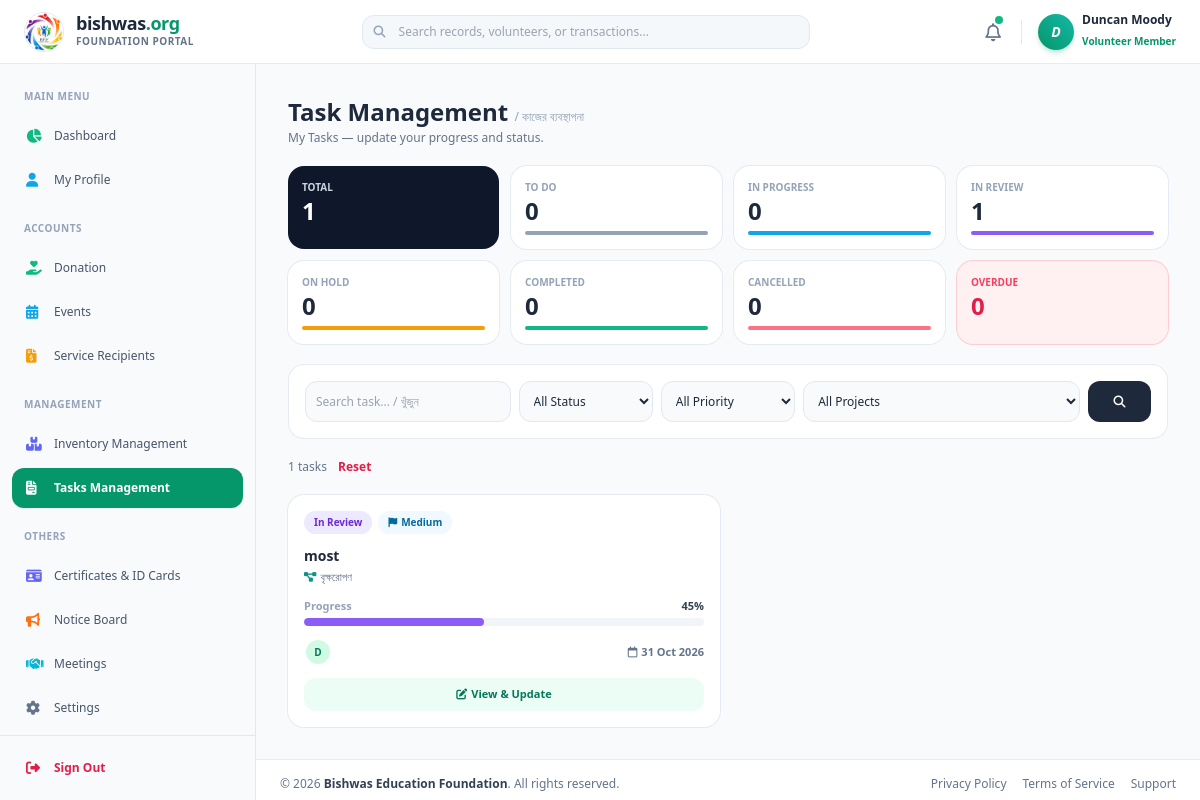
/portal/index.php?page=tasks (signed in), run on the app's committed database.
### tables this page shows
CREATE TABLE `branding_settings` (
  `id` int(11) NOT NULL DEFAULT 1,
  `site_title` varchar(255) DEFAULT 'Bishwas Education Foundation',
  `site_logo` varchar(255) DEFAULT 'public/assets/logo_BG.png',
  `favicon_icon` varchar(255) DEFAULT 'public/assets/logo.png'
);

CREATE TABLE `task_updates` (
  `id` int(10) UNSIGNED NOT NULL,
  `task_id` int(10) UNSIGNED NOT NULL,
  `user_id` int(11) DEFAULT NULL,
  `status` varchar(20) NOT NULL DEFAULT '',
  `progress` tinyint(3) UNSIGNED NOT NULL DEFAULT 0,
  `note` varchar(500) NOT NULL DEFAULT '',
  `created_at` timestamp NOT NULL DEFAULT current_timestamp()
);

CREATE TABLE `users` (
  `id` int(11) NOT NULL,
  `photo` varchar(255) DEFAULT NULL,
  `member_name` varchar(150) NOT NULL,
  `mother_name` varchar(150) NOT NULL DEFAULT '',
  `father_husband_name` varchar(150) NOT NULL DEFAULT '',
  `dob` date DEFAULT NULL,
  `gender` varchar(20) NOT NULL DEFAULT '',
  `id_type` varchar(30) DEFAULT NULL,
  `id_number` varchar(50) DEFAULT NULL,
  `qualification` varchar(150) DEFAULT NULL,
  `mobile_no` varchar(20) NOT NULL,
  `email` varchar(150) DEFAULT NULL,
  `present_address` text DEFAULT NULL,
  `permanent_address` text DEFAULT NULL,
  `other_info` varchar(255) DEFAULT NULL,
  `user_type` enum('Admin','General Member','Associate Member','Life Member','Volunteer Member') DEFAULT 'General Member',
  `status` enum('Active','Pending') NOT NULL DEFAULT 'Pending',
  `password` varchar(32) NOT NULL DEFAULT '827ccb0eea8a706c4c34a16891f84e7b',
  `created_at` timestamp NOT NULL DEFAULT current_timestamp()
);

CREATE TABLE `tasks` (
  `id` int(10) UNSIGNED NOT NULL,
  `title` varchar(200) NOT NULL,
  `description` text DEFAULT NULL,
  `project_id` int(11) DEFAULT NULL,
  `priority` enum('Low','Medium','High','Urgent') NOT NULL DEFAULT 'Medium',
  `status` enum('To Do','In Progress','In Review','On Hold','Completed','Cancelled') NOT NULL DEFAULT 'To Do',
  `progress` tinyint(3) UNSIGNED NOT NULL DEFAULT 0,
  `start_date` date DEFAULT NULL,
  `due_date` date DEFAULT NULL,
  `created_by` int(11) DEFAULT NULL,
  `completed_at` datetime DEFAULT NULL,
  `created_at` timestamp NOT NULL DEFAULT current_timestamp(),
  `updated_at` timestamp NOT NULL DEFAULT current_timestamp() ON UPDATE current_timestamp()
);

CREATE TABLE `activities` (
  `id` int(11) NOT NULL,
  `title` varchar(255) NOT NULL,
  `badge_text` varchar(100) DEFAULT 'নিয়মিত কার্যক্রম',
  `image` varchar(255) NOT NULL,
  `status` enum('active','draft') DEFAULT 'active',
  `description` text NOT NULL,
  `created_at` timestamp NOT NULL DEFAULT current_timestamp()
);

### portal/pages/tasks_management.php (the view, shortened to what the rows shown need)
<?php
if (!function_exists('h')) { function h($s) { return htmlspecialchars((string)$s, ENT_QUOTES, 'UTF-8'); } }
mysqli_set_charset($db, 'utf8mb4');
$me      = (int)($_SESSION['user_id'] ?? $_SESSION['id'] ?? $_SESSION['uid'] ?? $_SESSION['member_id'] ?? 0);
$utype   = $_SESSION['user_type'] ?? '';
if ($me > 0) {
    $ur = mysqli_fetch_row(mysqli_query($db, "SELECT user_type FROM users WHERE id = " . $me . " LIMIT 1"));
    if ($ur) { $utype = $ur[0]; }
}
$isAdmin = ($utype === 'Admin');
$page   = $_GET['page'] ?? 'tasks';
$base   = 'index.php?page=' . urlencode($page);
$member_dir = 'public/uploads/members/';
$STATUS = ['To Do' => 'bg-slate-100 text-slate-700', 'In Progress' => 'bg-sky-100 text-sky-700', 'In Review' => 'bg-violet-100 text-violet-700',
           'On Hold' => 'bg-amber-100 text-amber-700', 'Completed' => 'bg-emerald-100 text-emerald-700', 'Cancelled' => 'bg-rose-100 text-rose-700'];
$BAR    = ['To Do' => 'bg-slate-400', 'In Progress' => 'bg-sky-500', 'In Review' => 'bg-violet-500', 'On Hold' => 'bg-amber-500', 'Completed' => 'bg-emerald-500', 'Cancelled' => 'bg-rose-400'];
$PRIO   = ['Low' => 'bg-slate-100 text-slate-600', 'Medium' => 'bg-sky-50 text-sky-700', 'High' => 'bg-amber-100 text-amber-700', 'Urgent' => 'bg-rose-100 text-rose-700'];
function tk_rows($db, $sql, $t = '', $p = []) {
    $st = mysqli_prepare($db, $sql);
    if ($t !== '') { mysqli_stmt_bind_param($st, $t, ...$p); }
    mysqli_stmt_execute($st);
    $res = mysqli_stmt_get_result($st); $o = [];
    while ($res && $r = mysqli_fetch_assoc($res)) { $o[] = $r; }
    return $o;
}
function tk_photo($f, $dir) { return ($f != '' && is_file($dir . basename($f))) ? $dir . $f : ''; }
$q = trim($_GET['q'] ?? '');
$fs = isset($STATUS[$_GET['status'] ?? '']) ? $_GET['status'] : '';
$fp = isset($PRIO[$_GET['prio'] ?? '']) ? $_GET['prio'] : '';
$fj = (int)($_GET['proj'] ?? 0) ?: '';
$fa = $isAdmin ? ((int)($_GET['who'] ?? 0) ?: '') : '';
$od = (($_GET['due'] ?? '') === 'overdue') ? 'overdue' : '';
$pg = max(1, (int)($_GET['pg'] ?? 1));
function tk_url($o = []) { global $base, $q, $fs, $fp, $fj, $fa, $od; return $base . '&' . http_build_query(array_merge(['q' => $q, 'status' => $fs, 'prio' => $fp, 'proj' => $fj, 'who' => $fa, 'due' => $od], $o)); }
$scope = 'WHERE 1=1'; $st_ = ''; $sp = [];
if (!$isAdmin) { $scope .= " AND t.id IN (SELECT task_id FROM task_assignees WHERE user_id = ?)"; $st_ .= 'i'; $sp[] = $me; }
$w = $scope; $t = $st_; $p = $sp;
$total = (int)(tk_rows($db, "SELECT COUNT(*) c FROM tasks t $w", $t, $p)[0]['c'] ?? 0);
$pages = max(1, (int)ceil($total / 12)); $pg = min($pg, $pages);
$tasks = tk_rows($db, "SELECT t.*, a.title project_title FROM tasks t LEFT JOIN activities a ON a.id = t.project_id $w
                       ORDER BY (t.status IN ('Completed','Cancelled')), FIELD(t.priority,'Urgent','High','Medium','Low'), t.due_date IS NULL, t.due_date, t.id DESC
                       LIMIT 12 OFFSET " . (($pg - 1) * 12), $t, $p);
$ids = array_map('intval', array_column($tasks, 'id')); $in = $ids ? implode(',', $ids) : '0';
$asg = []; $hist = [];
foreach (tk_rows($db, "SELECT ta.task_id, u.id, u.member_name, u.photo FROM task_assignees ta JOIN users u ON u.id = ta.user_id WHERE ta.task_id IN ($in) ORDER BY ta.id") as $r) {
    $asg[$r['task_id']][] = ['id' => (int)$r['id'], 'name' => $r['member_name'], 'photo' => tk_photo($r['photo'], $member_dir)];
}
foreach (tk_rows($db, "SELECT tu.*, u.member_name FROM task_updates tu LEFT JOIN users u ON u.id = tu.user_id WHERE tu.task_id IN ($in) ORDER BY tu.id DESC") as $r) {
    if (count($hist[$r['task_id']] ?? []) < 10) { $hist[$r['task_id']][] = ['by' => $r['member_name'] ?: 'System', 'status' => $r['status'], 'progress' => (int)$r['progress'], 'note' => $r['note'], 'at' => date('d M Y, h:i A', strtotime($r['created_at']))]; }
}
$stat = ['total' => 0, 'over' => 0]; foreach ($STATUS as $k => $_) { $stat[$k] = 0; }
foreach (tk_rows($db, "SELECT t.status, COUNT(*) c FROM tasks t $scope GROUP BY t.status", $st_, $sp) as $r) { $stat[$r['status']] = (int)$r['c']; $stat['total'] += (int)$r['c']; }
$stat['over'] = (int)(tk_rows($db, "SELECT COUNT(*) c FROM tasks t $scope AND t.due_date < CURDATE() AND t.status NOT IN ('Completed','Cancelled')", $st_, $sp)[0]['c'] ?? 0);
$inp = 'w-full p-2.5 bg-slate-50 border border-slate-200 rounded-xl text-xs focus:outline-none focus:border-emerald-500 focus:ring-4 focus:ring-emerald-500/10';
?>
<section class="page-content space-y-5 max-w-7xl mx-auto">
    <div class="flex flex-col sm:flex-row sm:items-center justify-between gap-3">
        <div>
            <h2 class="text-xl sm:text-2xl font-bold text-slate-800">Task Management <small class="text-xs font-medium text-slate-400">/ কাজের ব্যবস্থাপনা</small></h2>
            <p class="text-xs text-slate-500 mt-0.5"><?= $isAdmin ? 'Admin view — create, assign and monitor every task.' : 'My Tasks — update your progress and status.' ?></p>
        </div>
    </div>
    <div class="grid grid-cols-2 sm:grid-cols-4 xl:grid-cols-8 gap-3">
        <a href="<?= h(tk_url(['status' => '', 'due' => '', 'pg' => 1])) ?>" class="p-3.5 bg-slate-900 text-white rounded-2xl"><p class="text-[10px] font-bold uppercase text-slate-300">Total</p><p class="text-2xl font-bold"><?= $stat['total'] ?></p></a>
        <?php foreach ($STATUS as $k => $cls) { ?>
        <a href="<?= h(tk_url(['status' => $k, 'due' => '', 'pg' => 1])) ?>" class="p-3.5 bg-white rounded-2xl ring-1 <?= $fs === $k ? 'ring-2 ring-emerald-500' : 'ring-slate-200/80' ?> hover:shadow-md transition">
            <p class="text-[10px] font-bold uppercase text-slate-400 truncate"><?= $k ?></p><p class="text-2xl font-bold text-slate-800"><?= $stat[$k] ?></p>
            <span class="block h-1 rounded-full mt-1 <?= $BAR[$k] ?>"></span></a>
        <?php } ?>
        <a href="<?= h(tk_url(['status' => '', 'due' => 'overdue', 'pg' => 1])) ?>" class="p-3.5 bg-rose-50 rounded-2xl ring-1 <?= $od ? 'ring-2 ring-rose-500' : 'ring-rose-200' ?>"><p class="text-[10px] font-bold uppercase text-rose-500">Overdue</p><p class="text-2xl font-bold text-rose-600"><?= $stat['over'] ?></p></a>
    </div>
    <form method="GET" action="index.php" class="bg-white rounded-2xl border border-slate-200/80 p-4 grid grid-cols-2 md:grid-cols-12 gap-2">
        <input type="text" name="q" value="<?= h($q) ?>" placeholder="Search task... / খুঁজুন" class="col-span-2 md:col-span-3 <?= $inp ?>">
        <select name="status" onchange="this.form.submit()" class="md:col-span-2 <?= $inp ?>"><option value="">All Status</option></select>
        <select name="prio" onchange="this.form.submit()" class="md:col-span-2 <?= $inp ?>"><option value="">All Priority</option></select>
        <select name="proj" onchange="this.form.submit()" class="col-span-2 md:col-span-<?= $isAdmin ? 2 : 4 ?> <?= $inp ?>"><option value="">All Projects</option></select>
        <button class="md:col-span-1 px-3 py-2.5 bg-slate-800 text-white rounded-xl text-xs font-semibold"><i class="fa-solid fa-magnifying-glass"></i></button>
    </form>
    <p class="text-xs text-slate-500"><?= $total ?> tasks <a href="<?= h($base) ?>" class="ml-2 text-rose-600 font-semibold">Reset</a></p>
    <div class="grid grid-cols-1 md:grid-cols-2 xl:grid-cols-3 gap-4">
        <?php foreach ($tasks as $tk) { $n = count($tk['assignees']); ?>
        <div class="bg-white rounded-2xl ring-1 <?= $tk['overdue'] ? 'ring-rose-300' : 'ring-slate-200/80' ?> p-4 flex flex-col gap-3 hover:shadow-lg transition">
            <div class="flex flex-wrap gap-1.5">
                <span class="px-2.5 py-1 rounded-full text-[10px] font-bold <?= $STATUS[$tk['status']] ?>"><?= h($tk['status']) ?></span>
                <span class="px-2.5 py-1 rounded-full text-[10px] font-bold <?= $PRIO[$tk['priority']] ?>"><i class="fa-solid fa-flag mr-1"></i><?= h($tk['priority']) ?></span>
            </div>
            <div class="cursor-pointer" onclick="tkView(<?= (int)$tk['id'] ?>)">
                <h3 class="font-bold text-sm text-slate-800 leading-snug line-clamp-2 hover:text-emerald-600"><?= h($tk['title']) ?></h3>
                <p class="text-[11px] text-slate-500 mt-1"><i class="fa-solid fa-diagram-project text-teal-600 mr-1"></i><?= $tk['project_title'] ? h($tk['project_title']) : 'General task' ?></p>
            </div>
            <div>
                <div class="flex justify-between text-[11px] mb-1"><span class="text-slate-400 font-semibold">Progress</span><b class="text-slate-700"><?= (int)$tk['progress'] ?>%</b></div>
                <div class="h-2 rounded-full bg-slate-100 overflow-hidden"><div class="h-full rounded-full <?= $BAR[$tk['status']] ?>" style="width:<?= (int)$tk['progress'] ?>%"></div></div>
            </div>
            <div class="flex items-center justify-between gap-2 mt-auto">
                <div class="flex -space-x-2 items-center min-w-0">
                    <?php foreach (array_slice($tk['assignees'], 0, 4) as $a) {
                        echo $a['photo'] ? '<img src="' . h($a['photo']) . '" title="' . h($a['name']) . '" class="w-7 h-7 rounded-full object-cover border-2 border-white">'
                            : '<div title="' . h($a['name']) . '" class="w-7 h-7 rounded-full bg-emerald-100 text-emerald-700 border-2 border-white flex items-center justify-center text-[10px] font-bold">' . h(mb_strtoupper(mb_substr($a['name'], 0, 1))) . '</div>'; } ?>
                </div>
                <span class="text-[11px] font-semibold whitespace-nowrap <?= $tk['overdue'] ? 'text-rose-600' : 'text-slate-500' ?>"><i class="fa-regular fa-calendar mr-1"></i><?= $tk['due_date'] ? h(date('d M Y', strtotime($tk['due_date']))) : 'No due date' ?></span>
            </div>
            <div class="grid <?= $isAdmin ? 'grid-cols-3' : 'grid-cols-1' ?> gap-2">
                <button type="button" onclick="tkView(<?= (int)$tk['id'] ?>)" class="py-2 rounded-xl bg-emerald-50 text-emerald-700 text-[11px] font-bold hover:bg-emerald-100"><i class="fa-solid fa-<?= $isAdmin ? 'eye' : 'pen-to-square' ?> mr-1"></i><?= $isAdmin ? 'View' : 'View & Update' ?></button>
            </div>
        </div>
        <?php } ?>
    </div>
</section>

### portal/includes/header.php (shortened to what the rows shown need)
<?php
    include '../database/db.php';
    $sql = "SELECT * FROM branding_settings WHERE id = 1 LIMIT 1";
    $result = mysqli_query($db, $sql);
    $data = ($result && mysqli_num_rows($result) > 0) ? mysqli_fetch_assoc($result) : null;
    $site_title   = $data['site_title'] ?? 'Bishwas Education Foundation';
    $favicon_icon = !empty($data['favicon_icon']) ? $data['favicon_icon'] : 'public/assets/logo.png';
?>
<!DOCTYPE html>
<html lang="en">
<head>
    <script src="https://cdn.tailwindcss.com"></script>
    <link href="https://cdnjs.cloudflare.com/ajax/libs/font-awesome/6.4.0/css/all.min.css" rel="stylesheet">
</head>
<body class="bg-slate-50 font-sans text-slate-800 antialiased h-screen overflow-hidden flex flex-col">
    <header class="h-16 bg-white border-b border-slate-200/80 shadow-xs z-40 shrink-0 flex items-center justify-between px-4 lg:px-6">
        <div class="flex items-center gap-3">
            <a href="#" class="flex items-center gap-3 group">
                <div class="w-10 h-10 shrink-0 rounded-full overflow-hidden flex items-center justify-center border border-slate-200 shadow-xs group-hover:scale-105 transition-all">
                    <img src="../public/assets/<?php echo $favicon_icon; ?>" alt="Logo" class="w-full h-full object-cover" onerror="this.onerror=null; this.src='https://via.placeholder.com/40?text=BF';">
                </div>
                <div class="hidden sm:block">
                    <h1 class="font-bold text-lg leading-none tracking-tight text-slate-800 group-hover:text-emerald-600 transition-colors">
                        bishwas<span class="text-emerald-600 font-black">.org</span>
                    </h1>
                </div>
            </a>
        </div>
    </header>

### portal/index.php (shortened to what the rows shown need)
<?php
    include 'includes/header.php';
?>
    <div class="flex-1 flex overflow-hidden relative">
        <main class="flex-1 overflow-y-auto flex flex-col justify-between bg-slate-50">
            <div class="p-4 sm:p-6 lg:p-8 space-y-6">
                <?php
                $page = isset($_GET['page']) ? $_GET['page'] : 'dashboard';
                switch ($page) {
                    case 'tasks':
                        $filePath = 'pages/tasks_management.php';
                        break;
                }
                if (file_exists($filePath)) {
                    include $filePath;
                } else {
                    include 'pages/404.php';
                }
                ?>
            </div>
            <footer class="bg-white border-t border-slate-200/80 py-4 px-6">
                <div class="flex flex-col sm:flex-row items-center justify-between gap-3 text-xs text-slate-500">
                    <p>© <?php echo date('Y'); ?> <span class="font-semibold text-slate-700"><a href="https://bishwas.org" target="_blank" class="hover:text-emerald-600 transition-colors"><?php echo isset($site_title) ? $site_title : 'Bishwas'; ?></a></span>. All rights reserved.</p>
                </div>
            </footer>
        </main>
    </div>
<?php include 'includes/footer.php'; ?>

### data on the page
branding_settings: favicon_icon (picture), site_title "Bishwas Education Foundation"
task_updates: progress "0"
tasks: status "In Review", priority "Medium", title "most", activities.title "বৃক্ষরোপণ", progress "45", name "D", due_date "31 Oct 2026"

### other printed values
substr($_SESSION['member_name'], 0, 1) "D"
$_SESSION['member_name'] "Duncan Moody"
$_SESSION['user_type'] "Volunteer Member"
$stat['total'] "1"
$k "TO DO"
$k "IN PROGRESS"
$k "IN REVIEW"
$stat[$k] "1"
$k "ON HOLD"
$k "COMPLETED"
$k "CANCELLED"
$total "1"
